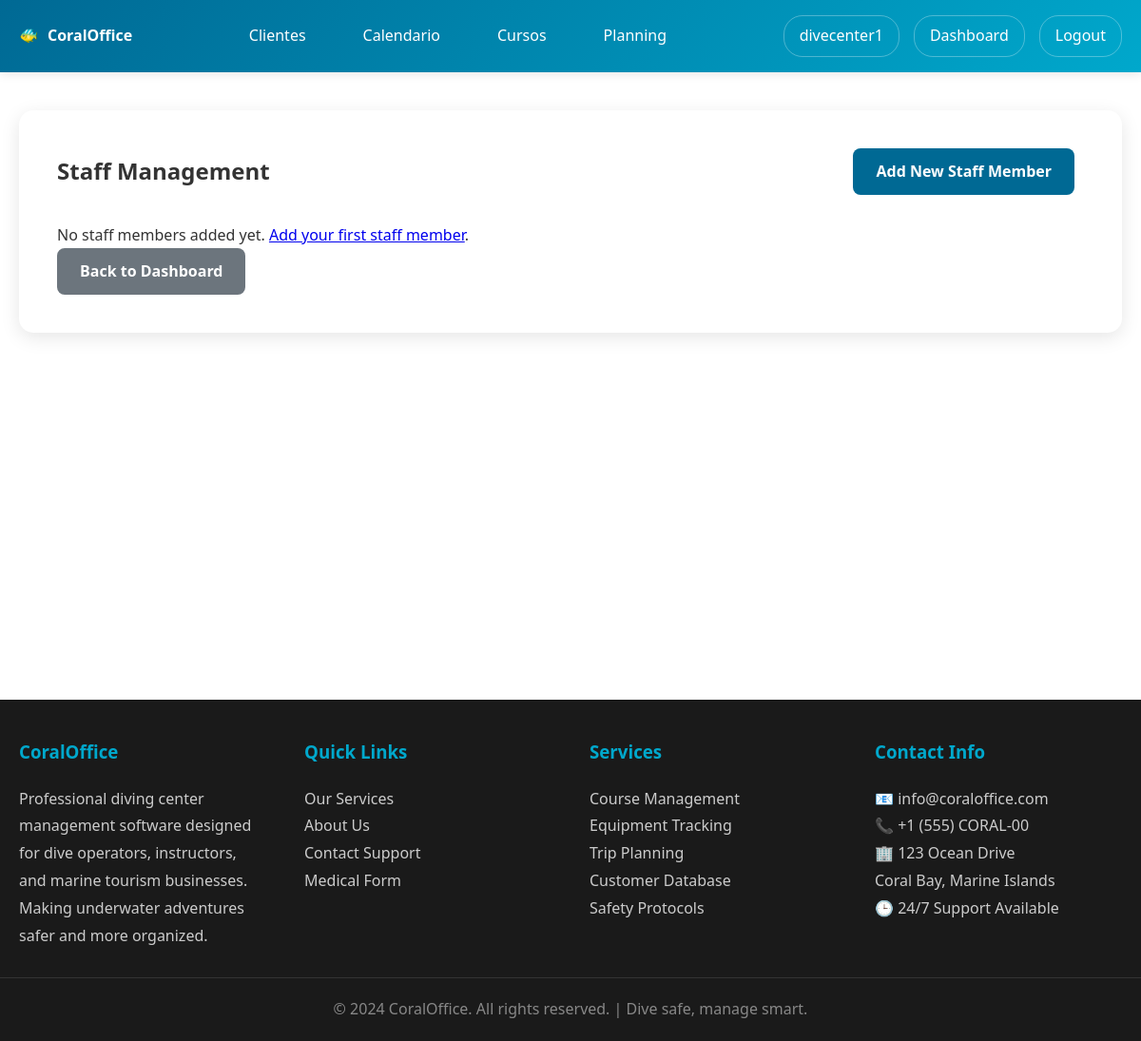
/users/staff/ (signed in), run on an earlier commit of the app's database.
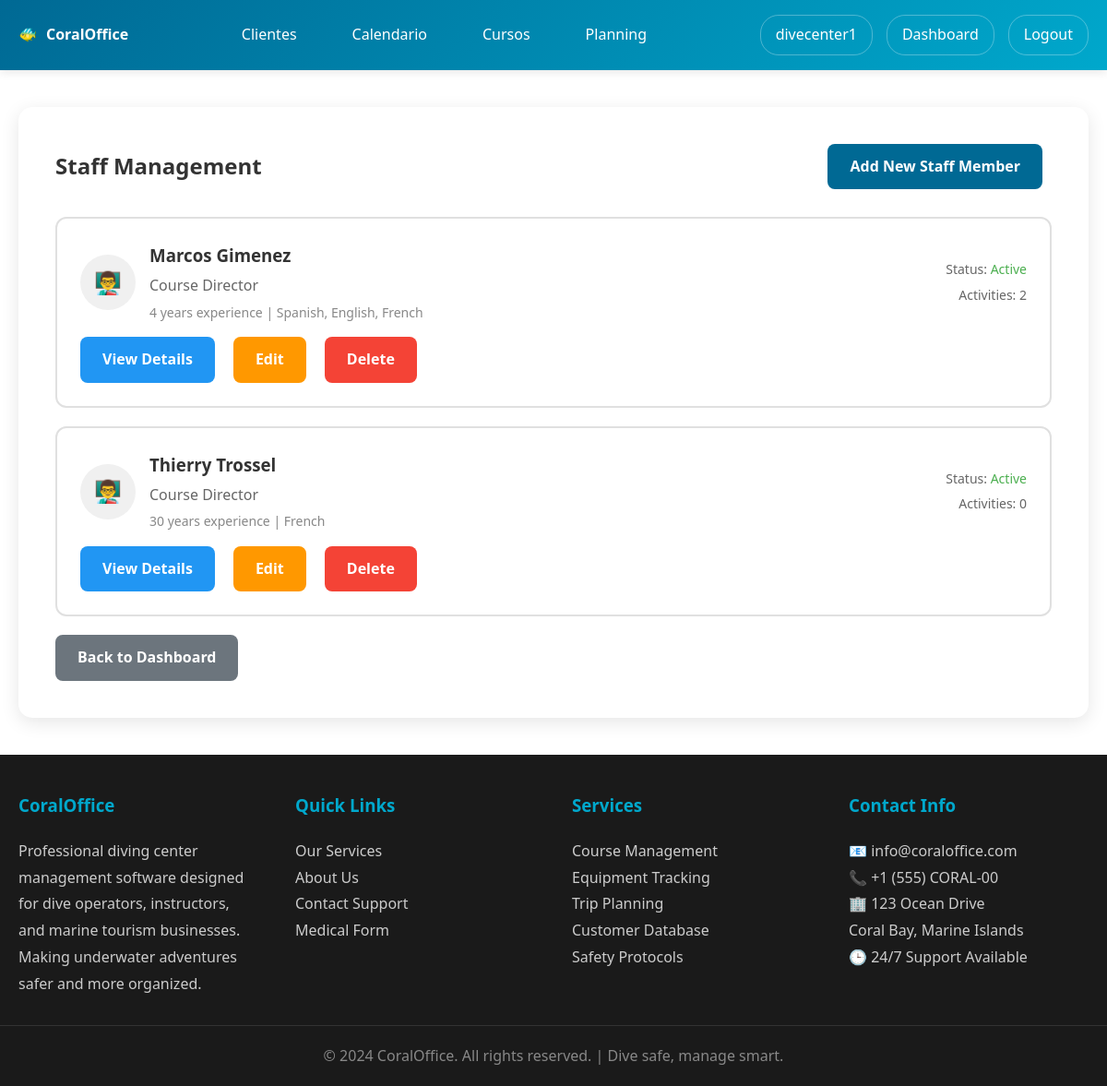
And on a later commit of the database.
### users/models.py (models this page shows, shortened)
class Staff(models.Model):
    CERTIFICATION_LEVEL_CHOICES = [
        ('DIVEMASTER', 'Divemaster'),
        ('INSTRUCTOR', 'Instructor'),
        ('SENIOR_INSTRUCTOR', 'Senior Instructor'),
        ('MASTER_INSTRUCTOR', 'Master Instructor'),
        ('COURSE_DIRECTOR', 'Course Director'),
    ]
    STATUS_CHOICES = [
        ('ACTIVE', 'Active'),
        ('INACTIVE', 'Inactive'),
        ('ON_LEAVE', 'On Leave'),
    ]
    diving_center = models.ForeignKey(User, on_delete=models.CASCADE, related_name='staff_members')
    first_name = models.CharField(max_length=50)
    last_name = models.CharField(max_length=50)
    email = models.EmailField()
    phone_number = models.CharField(max_length=20)
    certification_level = models.CharField(max_length=50, choices=CERTIFICATION_LEVEL_CHOICES, default='DIVEMASTER')
    certification_number = models.CharField(max_length=100, blank=True)
    languages = models.CharField(max_length=200, help_text="Languages spoken (comma separated)")
    experience_years = models.IntegerField(default=0, help_text="Years of diving experience")
    specialties = models.TextField(blank=True, help_text="Specialties and additional certifications")
    hire_date = models.DateField()
    status = models.CharField(max_length=20, choices=STATUS_CHOICES, default='ACTIVE')
    hourly_rate = models.DecimalField(max_digits=8, decimal_places=2, default=0.00, help_text="Hourly rate in local currency")
    profile_picture = models.ImageField(upload_to='staff_profiles/', null=True, blank=True)
    notes = models.TextField(blank=True)
    created_at = models.DateTimeField(auto_now_add=True)
    def get_full_name(self):
        return f"{self.first_name} {self.last_name}"
    def get_activities_count(self):
        return self.assigned_activities.count()

### users/views.py (the view)
# urls.py: path('staff/', views.staff_list, name='staff_list'),
@login_required
def staff_list(request):
    if not request.user.userprofile.is_diving_center:
        messages.error(request, 'Access denied.')
        return redirect('users:profile')
    staff_members = Staff.objects.filter(diving_center=request.user).order_by('first_name', 'last_name')
    return render(request, 'users/staff_list.html', {'staff_members': staff_members})

### users/templates/users/staff_list.html (shortened to what this page needs)
{% extends 'users/base.html' %}
{% block users_content %}
<div style="display: flex; justify-content: space-between; align-items: center; margin-bottom: 30px;">
    <h2>Staff Management</h2>
    <a href="{% url 'users:add_staff' %}" class="btn">Add New Staff Member</a>
</div>
{% for staff in staff_members %}
<div class="user-card">
    <div style="display: flex; align-items: center; gap: 15px;">
        {% if staff.profile_picture %}
            <img src="{{ staff.profile_picture.url }}" alt="{{ staff.get_full_name }}" style="width: 60px; height: 60px; border-radius: 50%; object-fit: cover;">
        {% else %}
            <div style="width: 60px; height: 60px; border-radius: 50%; background: #f0f0f0; display: flex; align-items: center; justify-content: center; font-size: 24px;">👨‍🏫</div>
        {% endif %}
        <div style="flex: 1;">
            <h3 style="margin: 0;">{{ staff.get_full_name }}</h3>
            <p style="margin: 5px 0; color: #666;">{{ staff.get_certification_level_display }}</p>
            <p style="margin: 0; font-size: 14px; color: #888;">{{ staff.experience_years }} years experience | {{ staff.languages }}</p>
        </div>
        <div style="text-align: right;">
            <p style="margin: 0; font-size: 14px; color: #666;">Status: <span style="color: {% if staff.status == 'ACTIVE' %}#4caf50{% else %}#f44336{% endif %};">{{ staff.get_status_display }}</span></p>
            <p style="margin: 5px 0 0 0; font-size: 14px; color: #666;">Activities: {{ staff.get_activities_count }}</p>
        </div>
    </div>
    <div style="margin-top: 15px; display: flex; gap: 10px;">
        <a href="{% url 'users:staff_detail' staff.id %}" class="btn" style="background: #2196f3;">View Details</a>
        <a href="{% url 'users:edit_staff' staff.id %}" class="btn" style="background: #ff9800;">Edit</a>
        <a href="{% url 'users:delete_staff' staff.id %}" class="btn" style="background: #f44336;">Delete</a>
    </div>
</div>
{% empty %}
<p>No staff members added yet. <a href="{% url 'users:add_staff' %}">Add your first staff member</a>.</p>
{% endfor %}
<a href="{% url 'users:diving_center_dashboard' %}" class="btn" style="background: #6c757d;">Back to Dashboard</a>
{% endblock %}

What changed in the data, as far as the page shows it:
added Staff: get_full_name "Marcos Gimenez", certification_level "Course Director", experience_years "4", languages "Spanish, English, French", status "Active", get_activities_count "2"
added Staff: get_full_name "Thierry Trossel", certification_level "Course Director", experience_years "30", languages "French", status "Active", get_activities_count "0"
Also different on the page:
text no longer shown: "No staff members added yet. Add your first staff member ."
